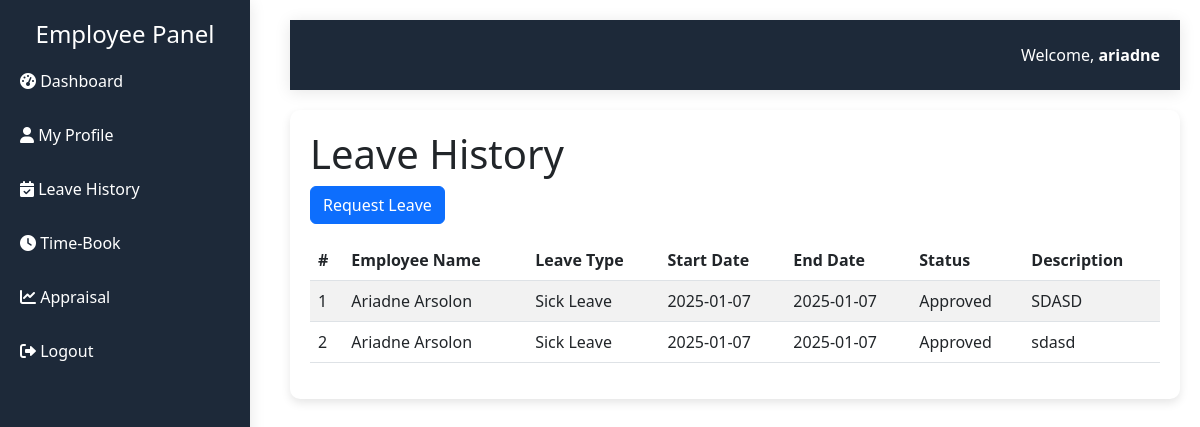
The page /employee_dashboard/leave_history.php (signed in) on the database as committed earlier.
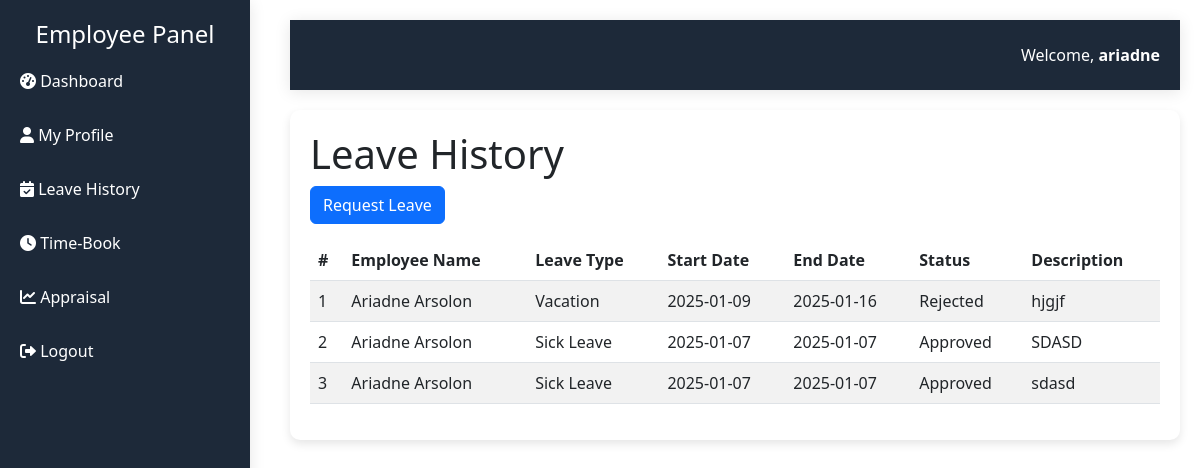
The same page on the database as committed later.
### tables this page shows
CREATE TABLE `timeoff` (
  `TimeOffID` int(11) NOT NULL,
  `EmployeeID` int(11) UNSIGNED DEFAULT NULL,
  `StartDate` date NOT NULL,
  `EndDate` date NOT NULL,
  `Type` enum('Sick Leave','Vacation','Maternity Leave','Other') NOT NULL,
  `ApprovalStatus` enum('Pending','Approved','Rejected') NOT NULL,
  `Description` text DEFAULT NULL
);

CREATE TABLE `employees` (
  `EmployeeID` int(11) UNSIGNED NOT NULL,
  `FirstName` varchar(30) NOT NULL,
  `LastName` varchar(30) NOT NULL,
  `Gender` enum('Male','Female','Other') NOT NULL,
  `Email` varchar(255) NOT NULL,
  `Phone` varchar(15) DEFAULT NULL,
  `DOB` date NOT NULL,
  `Address` text NOT NULL,
  `DepartmentID` int(11) NOT NULL,
  `PositionID` int(11) NOT NULL,
  `Hire_Date` date NOT NULL,
  `Salary` decimal(10,2) DEFAULT NULL,
  `Attendance_Percentage` float DEFAULT NULL,
  `PerformanceRating` varchar(255) DEFAULT NULL,
  `Created_At` timestamp NULL DEFAULT current_timestamp(),
  `Updated_At` timestamp NULL DEFAULT current_timestamp() ON UPDATE current_timestamp(),
  `ProfileImage` varchar(255) DEFAULT NULL
);

### employee_dashboard/leave_history.php (the view, shortened to what this page needs)
<?php
require_once '../config/config.php';
$employeeId = $_SESSION['EmployeeID'];
try {
    $leaveHistoryStmt = $conn->prepare("
    SELECT t.TimeOffID, t.StartDate, t.EndDate, t.Type, t.ApprovalStatus, t.Description, e.FirstName, e.LastName
    FROM TimeOff t
    JOIN Employees e ON t.EmployeeID = e.EmployeeID
    WHERE t.EmployeeID = :employeeId
    ORDER BY t.StartDate DESC
    ");
    $leaveHistoryStmt->execute([':employeeId' => $employeeId]);
    $leaveHistory = $leaveHistoryStmt->fetchAll(PDO::FETCH_ASSOC);
} catch (Exception $e) {
    $_SESSION['error_message'] = "Error fetching leave history: " . $e->getMessage();
}
?>
<!DOCTYPE html>
<html lang="en">
<head>
    <link href="https://cdn.jsdelivr.net/npm/bootstrap@5.3.0/dist/css/bootstrap.min.css" rel="stylesheet">
</head>
<body>
    <?php include(__DIR__ . '/include/sidebar.php'); ?>
    <div class="content">
        <?php include(__DIR__ . '/include/header.php'); ?>
        <div class="main-content">
            <h1>Leave History</h1>
            <button class="btn btn-primary mb-3" data-bs-toggle="modal" data-bs-target="#leaveRequestModal">Request Leave</button>
            <div class="table-responsive">
                <table class="table table-striped">
                    <thead>
                        <tr>
                            <th>#</th>
                            <th>Employee Name</th>
                            <th>Leave Type</th>
                            <th>Start Date</th>
                            <th>End Date</th>
                            <th>Status</th>
                            <th>Description</th>
                        </tr>
                    </thead>
                    <tbody>
                        <?php
                        $counter = 1;
                        foreach ($leaveHistory as $leave):
                        ?>
                            <tr>
                                <td><?= $counter++ ?></td>
                                <td><?= htmlspecialchars($leave['FirstName'] . ' ' . $leave['LastName']) ?></td>
                                <td><?= htmlspecialchars($leave['Type']) ?></td>
                                <td><?= htmlspecialchars($leave['StartDate']) ?></td>
                                <td><?= htmlspecialchars($leave['EndDate']) ?></td>
                                <td><?= htmlspecialchars($leave['ApprovalStatus']) ?></td>
                                <td><?= htmlspecialchars($leave['Description']) ?></td>
                            </tr>
                        <?php endforeach; ?>
                    </tbody>
                </table>
            </div>
        </div>
    </div>
</body>
</html>

Rows that differ between the two databases and show on the page:
added timeoff: EmployeeID.LastName "Ariadne Arsolon", Type "Vacation", StartDate "2025-01-09", EndDate "2025-01-16", ApprovalStatus "Rejected", Description "hjgjf"
